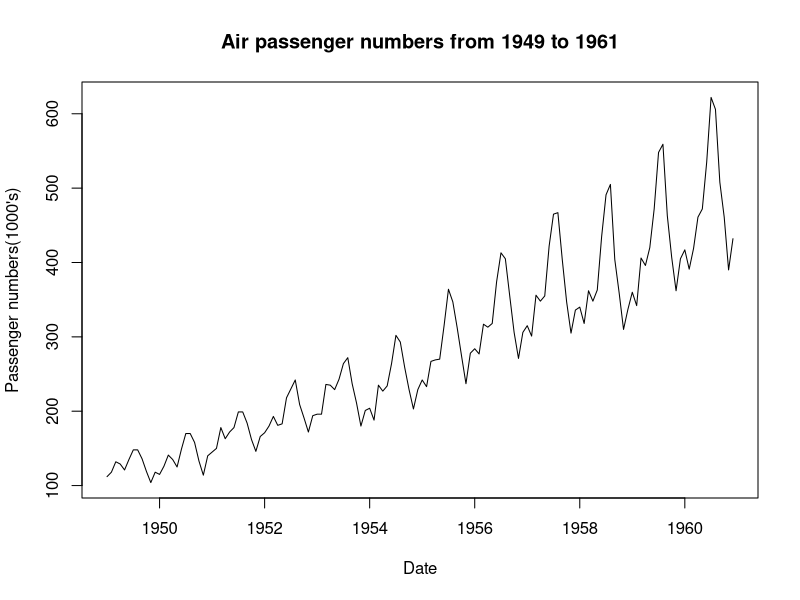
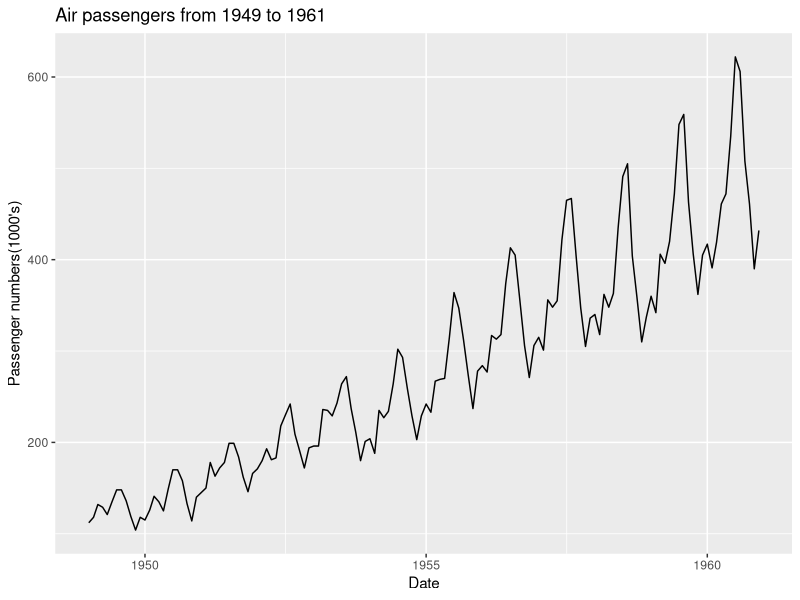
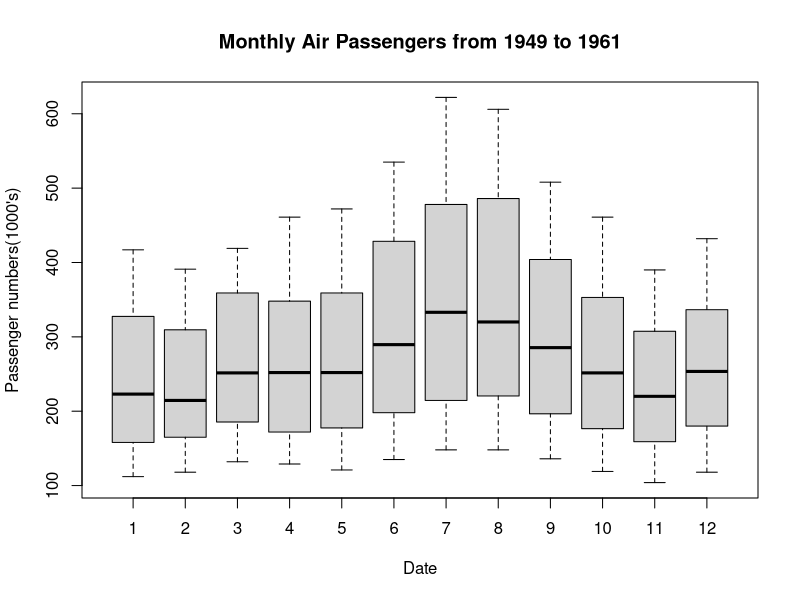
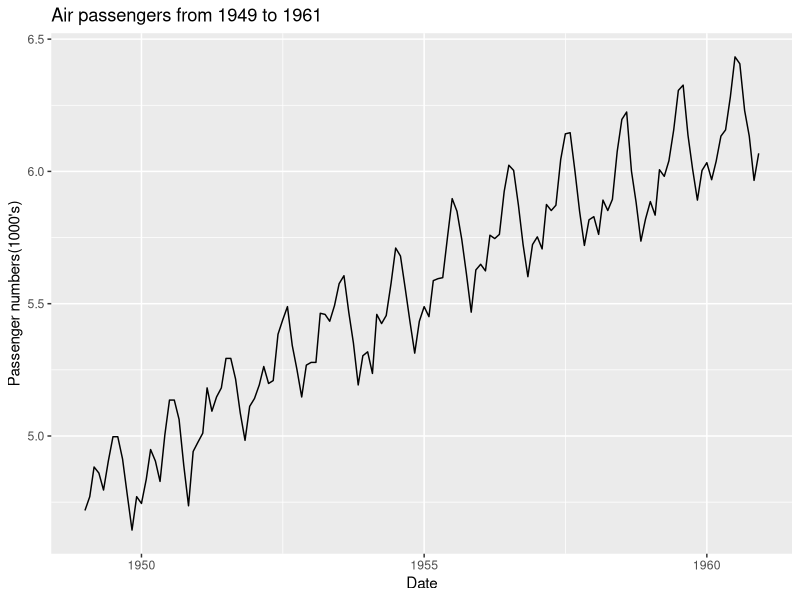
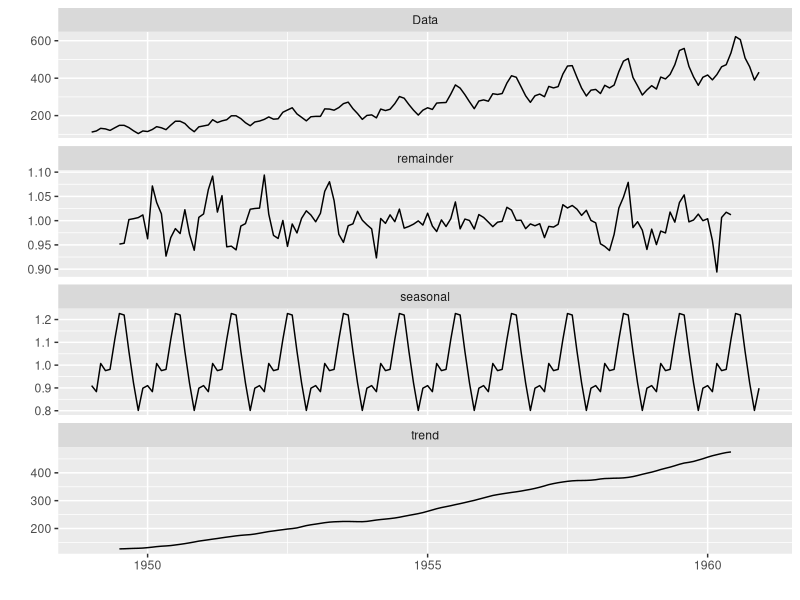
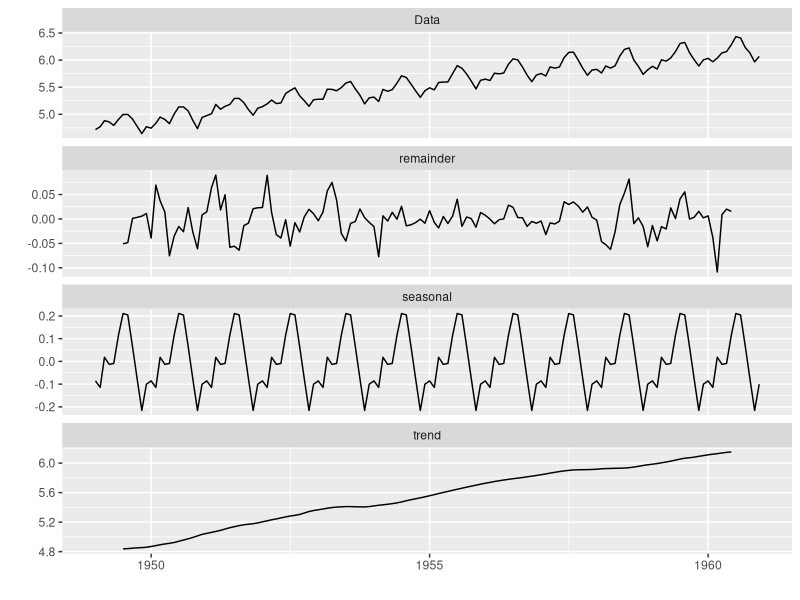
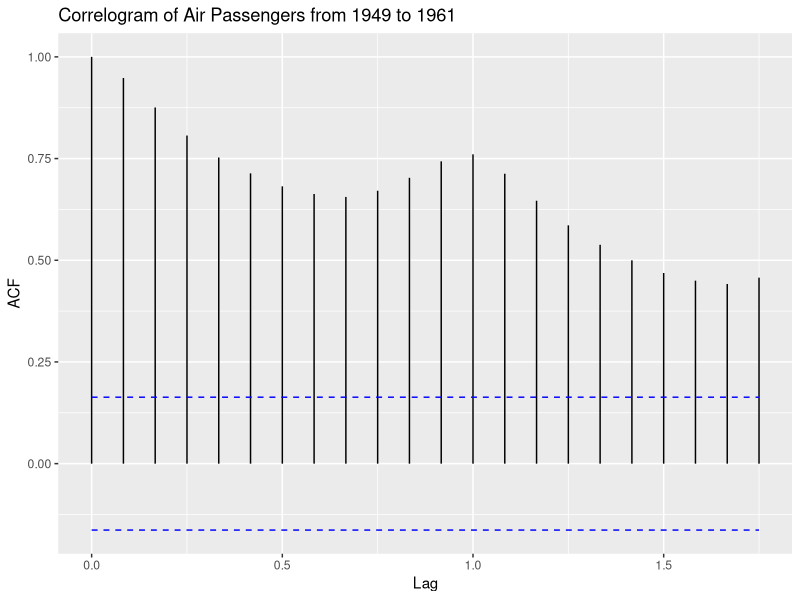
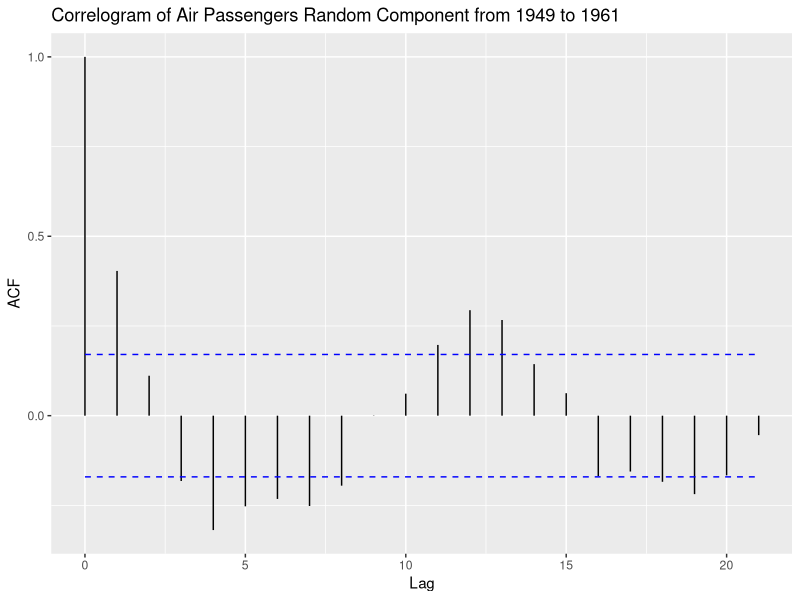

Generate these figures, in order, with R:
## ---- chunk 1
library(forecast)
library(tseries)
library(ggfortify)
data("AirPassengers")
data_ap <- AirPassengers

data_ap
sum(is.na(data_ap))
frequency(data_ap)
cycle(data_ap)
summary(data_ap)
plot(data_ap, xlab="Date", ylab="Passenger numbers(1000's)", 
     main = "Air passenger numbers from 1949 to 1961")
autoplot(data_ap)+labs(x="Date", y="Passenger numbers(1000's)", 
                       title = "Air passengers from 1949 to 1961")
boxplot(data_ap~cycle(data_ap), xlab="Date", ylab="Passenger numbers(1000's)",
        main="Monthly Air Passengers from 1949 to 1961")

autoplot(log(data_ap))+labs(x="Date", y="Passenger numbers(1000's)", 
                       title = "Air passengers from 1949 to 1961")
## ---- chunk 2
decompose_ap <- decompose(data_ap, "multiplicative") 
#decompose_ap'class is decompose.ts
autoplot(decompose_ap)
decompose_ap1 <- decompose(log(data_ap), "additive")
autoplot(decompose_ap1)
## ---- chunk 3
adf.test(data_ap)
## ---- chunk 4
autoplot(acf(data_ap, plot=F))+labs(title="Correlogram of Air Passengers from 1949 to 1961")
## ---- chunk 5
decompose_ap$random # the first and last 6 residuals are missing
autoplot(acf(decompose_ap$random[7:138],plot=FALSE))+ labs(title="Correlogram of Air Passengers Random Component from 1949 to 1961") 
## ---- chunk 6
data_ap_dm <- cbind(as.numeric(time(data_ap)),as.numeric(data_ap))
colnames(data_ap_dm) <- c('t','passengers')
ggplot(data_ap_dm, aes(x=t,y=passengers)) + geom_line() + geom_smooth(method = "lm") + labs(x ="Date", y = "Passenger numbers (1000's)", title="Air Passengers from 1949 to 1961") 
## ---- chunk 7
arima_ap <- auto.arima(data_ap)
arima_ap
arima_ap1 <- auto.arima(log(data_ap))
arima_ap1
ggtsdiag(arima_ap)
ggtsdiag(arima_ap1)
## ---- chunk 8
forecast_ap <- forecast(arima_ap, level=c(95), h=36)
autoplot(forecast_ap)
forecast_ap1 <- forecast(arima_ap1, level=c(95), h=36)
autoplot(forecast_ap1)
as.numeric(forecast_ap1$x)
exp(as.numeric(forecast_ap1$x)) # x is original series
exp(as.numeric(forecast_ap1$mean)) # mean/lower/upper is the predicted series
## ---- chunk 9
summary(decompose_ap)
autoplot(data_ap/decompose_ap$seasonal)+labs(x="date", y="deseasoned series", title = "original series after deseasoning") 
## ---- chunk 10
summary(decompose_ap1)
autoplot(log(data_ap)-decompose_ap1$seasonal)+labs(x="date", y="log of deseasoned series", title = "log of original series after deseasoning") 
